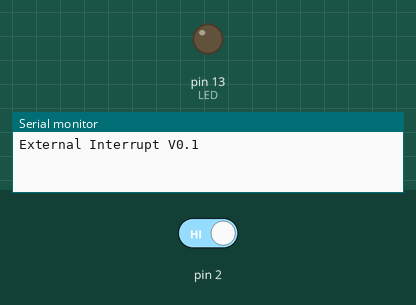
Simulated run of this sketch. Board: Arduino Uno, built with avr-gcc and run on an emulated ATmega328P. Shown: output pins drawn as LEDs (lit = HIGH), the last lines printed to the serial monitor. Dashed ring = blinking. The test bench sets the inputs (shaded band); at power-on: pin 2 HIGH.

Above: at 0.1 s.
At 1.2 s:
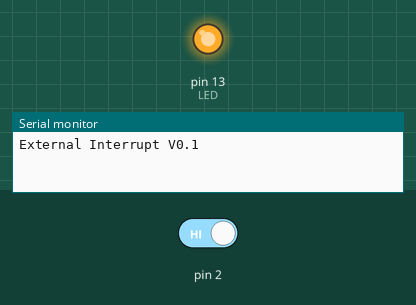
1.3 s: pin 2 driven LOW
At 3.1 s:
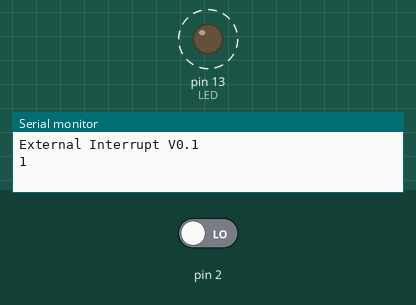
Timing chart, 0 to 9.8 s (numbered marks = the images above; inputs shaded):
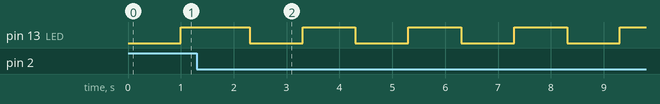

The sketch:

extint.ino
```cpp
/**
* Test reliability of cheap relay
*/

#include "def.h"

#define LED         13
#define BUTTON      2

const char *k_version     = "External Interrupt V0.1";
const int k_button_delay  = 250;
const int k_buffer_size   = 20;
const long k_toggle_time  = 1000;
const long k_interrupt_toggle_time = 200;

volatile int state = LOW;
unsigned int count;
unsigned int previous_count;

char buffer[k_buffer_size];
int buffer_index = 0;

long mill         = 0;
long previous_mill = 0;
long interval     = 1000;

void setup()
{
  //pinMode(BUTTON, INPUT); // Set by Interrupt
  pinMode(LED, OUTPUT);
  attachInterrupt(0, blink, FALLING);  // input: D2, function,
                                      //mode: LOW/CHANGE/RISING/FALLING
  Serial.begin(115200);
  while(!Serial);

  Serial.println(k_version);
  count = 0;
}

void loop()
{
  if (count != previous_count) {
    toggleLED();
    Serial.println(count);
    previous_count = count;
    interval = k_interrupt_toggle_time;
  }

  if (Serial.available()) {
    if (buffer_index < k_buffer_size - 1) {
      buffer[buffer_index] = Serial.read();
      if (buffer[buffer_index] == '\r') {
        buffer[buffer_index + 1] = '\0';
        buffer_index = 0;
        printBuffer();
      } else {
        ++buffer_index;
      }
    } else {
      buffer[buffer_index] = '\0';
      buffer_index = 0;
      printBuffer();
    }
  }

  mill = millis();

  if (mill - previous_mill > interval) {
    previous_mill = mill;
    toggleLED();
    interval = k_toggle_time;
  }
}

void printBuffer() {
  Serial.print(buffer);
  Serial.write(' ');
  Serial.println(count);
}

/**
  * External Interrupt D2
  */
void blink()
{
  ++ count;
}

void toggleLED() {
  digitalWrite(LED, !digitalRead(LED));
}
```

def.h
```cpp
#ifndef __DEF_H
#define __DEF_H

typedef union {
  unsigned short all_bits;
  struct {
    unsigned int bit0:1;
    unsigned int bit1:1;
    unsigned int bit2:1;
    unsigned int bit3:1;
    unsigned int bit4:1;
    unsigned int bit5:1;
    unsigned int bit6:1;
    unsigned int bit7:1;
    unsigned int bit8:1;
    unsigned int bit9:1;
    unsigned int bit10:1;
    unsigned int bit11:1;
    unsigned int bit12:1;
    unsigned int bit13:1;
    unsigned int bit14:1;
    unsigned int bit15:1;
  } flg;
} flags;

#define TRUE                 1
#define FALSE                0


#endif /* __DEF_H */
```

Measured:
- by itself, pin 13 (LED): alternates HIGH for 1.0 s and LOW for 1.0 s
